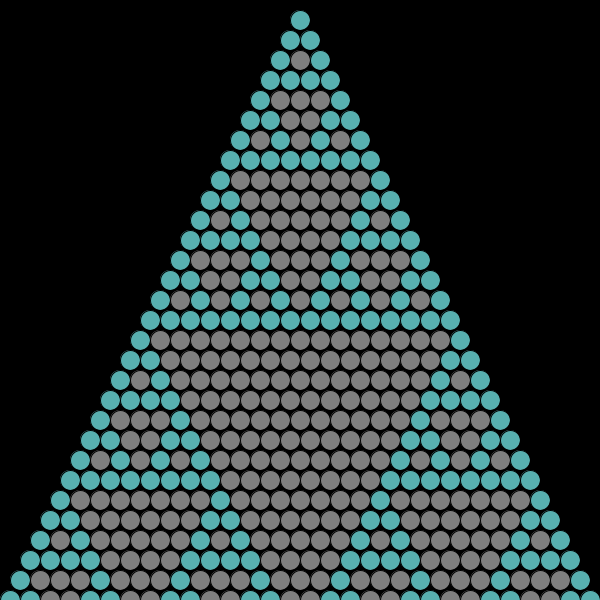
Frame 1 (no input)
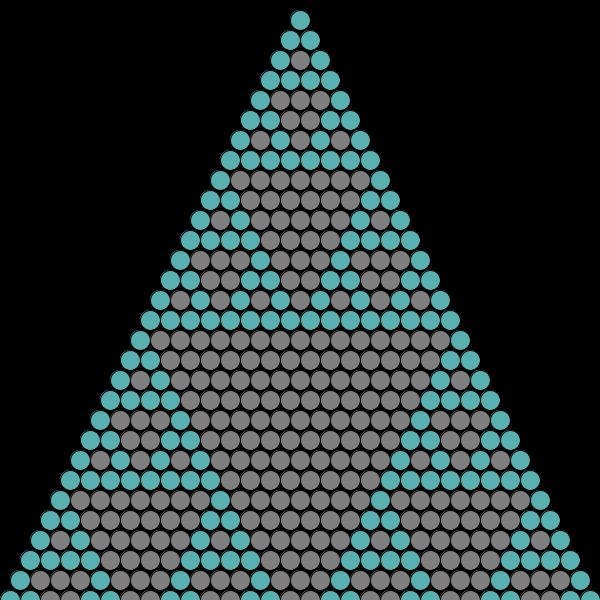
Frame 2 (the mouse pressed at the canvas centre, redrawn once)

The Processing sketch that drew these frames (run headless with seeded random() and noise(); the mouse was pressed at the canvas centre and the sketch redrawn once):

// Processing sketch: processing_102308
// ── processing_102308.pde

int m = 2;
float r = 20;

void setup() {
  size(600, 600);
  ellipseMode(CENTER);
  rectMode(CENTER);
  background(0);
  noLoop();
  smooth();
  prepVals();
}
void prepVals() {
  colorMode(HSB, m, m, m);
  background(0);
  stroke(0); 
  strokeWeight(r/20);
}

color getColor(int v) {
  if(v==0)
    return color(0,0,.5*m); //grey
  // return color(v, -.5*m*sin(PI*v/m)+m, -.5*m*cos(PI*v/m)+.85*m);
  // return color(v,m*sin(PI/v)+(m-v),.2*m*cos(5*PI*v/m)+.3*v*m);
  return color(v, m*sin(PI/v)+(m-v), m*log(v+1));
  //return color(v,m*sin(PI/v)+v,m*v/2);
}

int[] computeNextRow(int[] lastVals) {
  int[] vals = new int[lastVals.length+1];
  vals[0]=1;
  for (int n=1; n<vals.length-1; n++)
    vals[n] = (lastVals[n-1] + lastVals[n])%m;
  vals[vals.length-1] = 1;
  return vals;
}

void draw() {
  int[] vals = new int[1];
  vals[0] = 1;
  for (int row=0;row<height/r;row++)
  {
    for (int col=0;col<=row;col++) {
      float py = (row+1)*r;
      float p0x = 0.5*(width - r*(row)) + (col)*r;
      color c = getColor(vals[col]);
      fill(c);
      ellipse(p0x, py, r, r);
    }
    vals = computeNextRow(vals);
  }
}
void mouseMoved() {
  int row = floor((mouseY+.5*r)/r)-1;
  int col = floor((mouseX - .5*width)/r+.5*(row+1));
  row = (row<0)? 0 : min(row, floor(height/r));
  col = (col<0)? 0 : min(col, row);
  if (javascript != null)
    javascript.updateRowCol(row, col, m);
//  println(row+", "+col+", "+m);
}

void setModCheckRedraw(int _m){
if(_m != m){
  m = _m;
  prepVals();
  redraw();
}
}
void setRadius(float _r){
r = _r;
prepVals();
redraw();
}
interface JavaScript {
  void checkUpdates();
  void updateRowCol(int r, int c, int m);
}
void bindJavascript(JavaScript js) {
  javascript = js;
}
JavaScript javascript;
